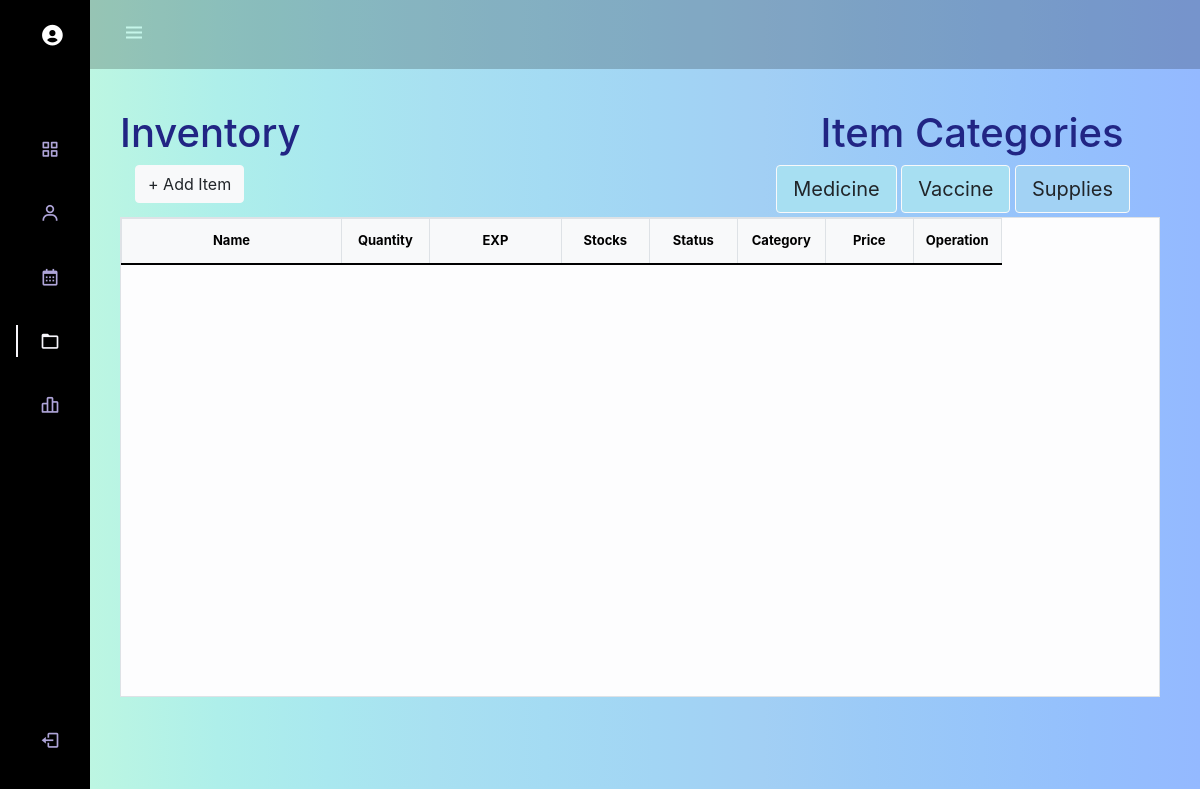
Page /MedClin/Estillore-Medical-Clinic-feature/Home/admin/inventory.php (signed in) on the earlier database version.
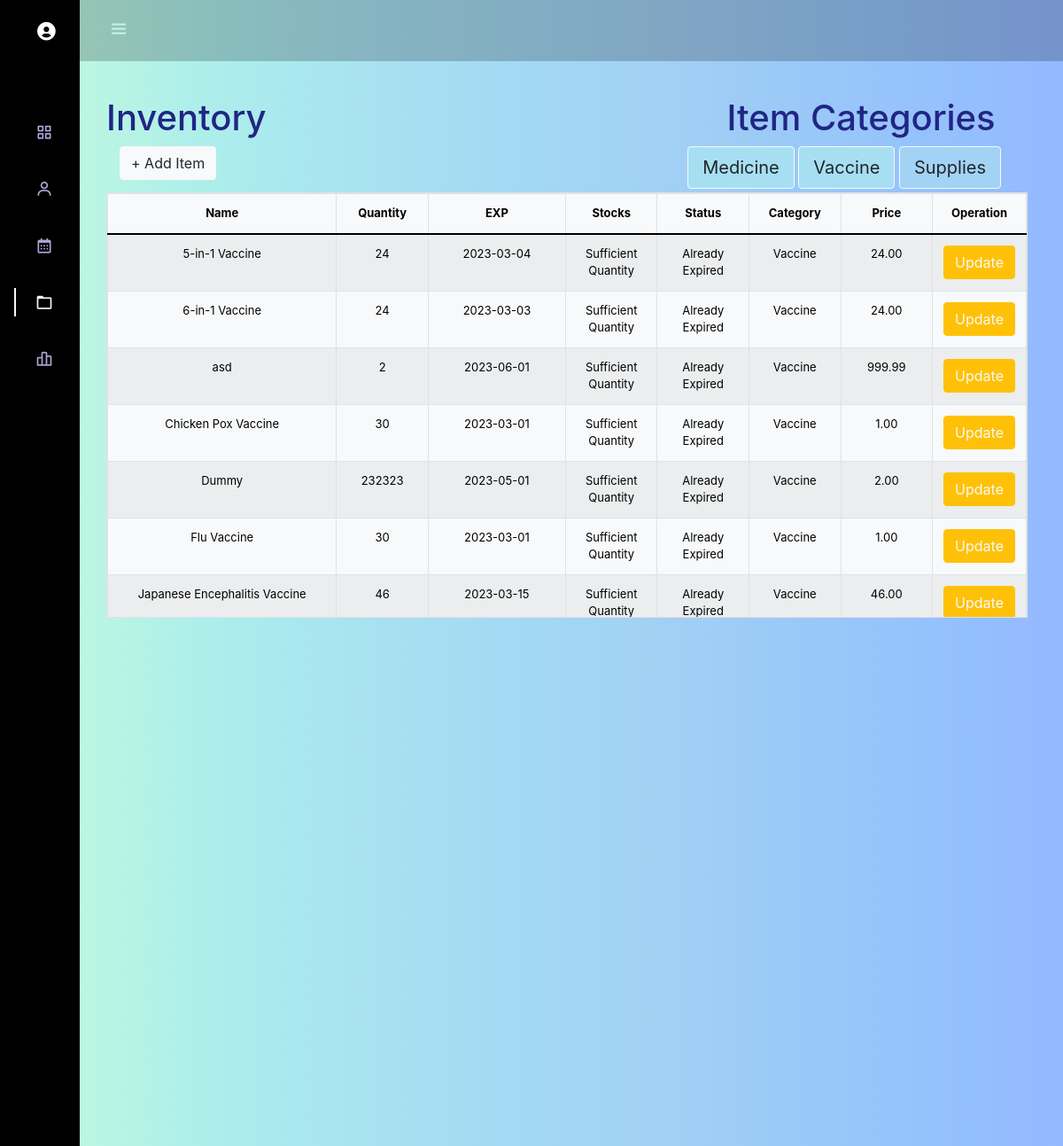
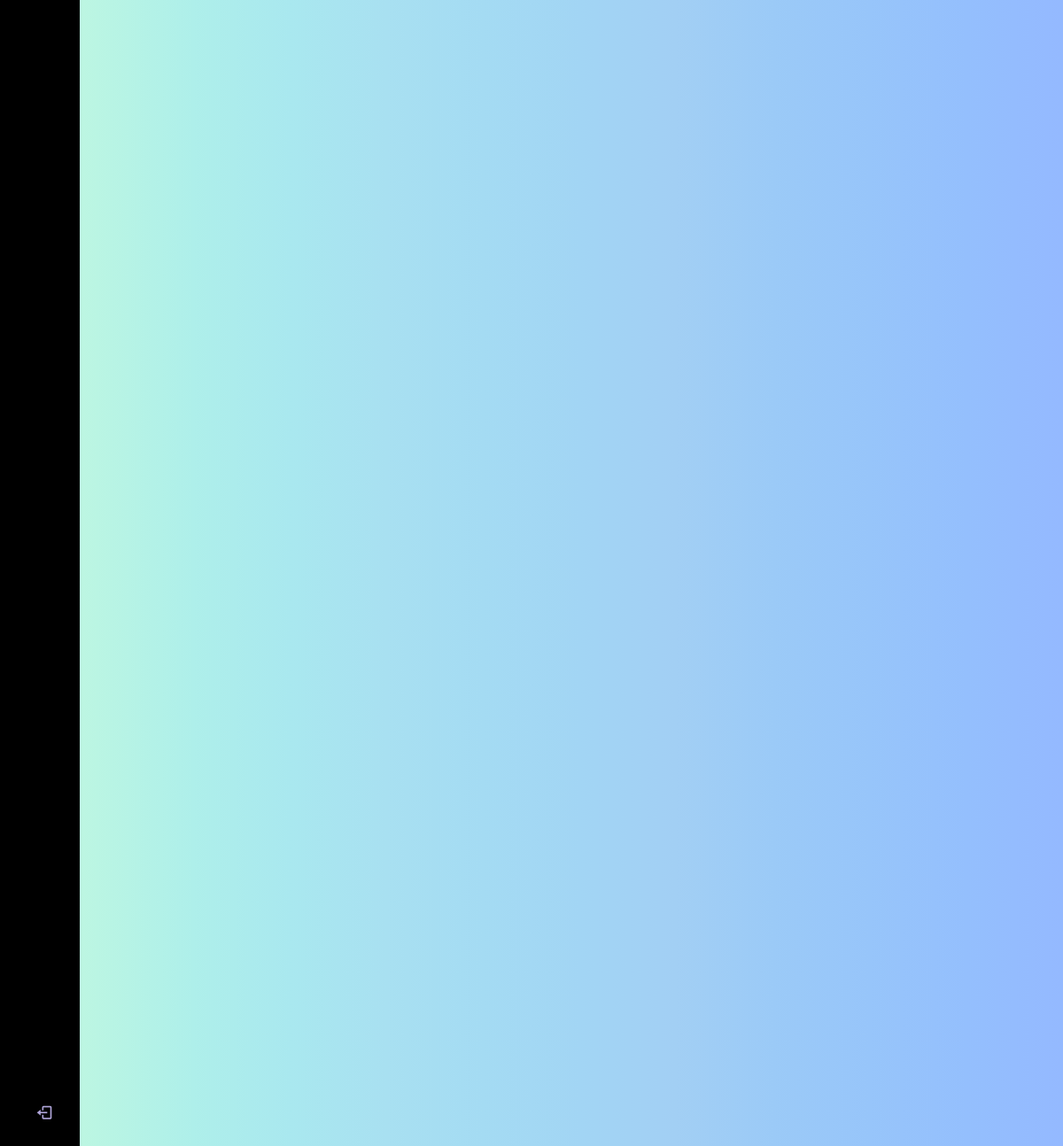
Same page on the later database version (2 pictures, top to bottom).
### tables this page shows
CREATE TABLE `vaccines` (
  `vaccine_id` bigint(20) NOT NULL,
  `name` varchar(255) DEFAULT NULL,
  `quantity` int(11) DEFAULT NULL,
  `stock_alert` int(11) NOT NULL,
  `month_alert` int(11) NOT NULL,
  `price` decimal(5,2) DEFAULT NULL,
  `exp_date` date DEFAULT NULL,
  `mnf_date` date DEFAULT NULL,
  `create_datetime` datetime DEFAULT NULL,
  `update_datetime` datetime DEFAULT NULL
);

### MedClin/Estillore-Medical-Clinic-feature/Home/admin/inventory.php (the view, shortened to what the changed rows need)
<!DOCTYPE html>
<html lang="en">
<head>
    <link rel="stylesheet" href="https://cdn.jsdelivr.net/npm/bootstrap@5.0.0-beta1/dist/css/bootstrap.min.css">
    <link rel="stylesheet" href="https://cdn.jsdelivr.net/npm/bootstrap@5.0.0-beta1/dist/js/bootstrap.bundle.min.js">
    <link rel="stylesheet" href="https://cdnjs.cloudflare.com/ajax/libs/jquery/3.2.1/jquery.min.js">
    <link rel="stylesheet" href="https://cdn.jsdelivr.net/npm/boxicons@latest/css/boxicons.min.css">
    <link rel="stylesheet" href="../stylesheets/inventory.css">
    <link href="https://cdn.jsdelivr.net/npm/bootstrap@5.3.0-alpha1/dist/css/bootstrap.min.css" rel="stylesheet">
    <link href="//maxcdn.bootstrapcdn.com/bootstrap/4.0.0/css/bootstrap.min.css" rel="stylesheet" id="bootstrap-css">
</head>
<body class="p-3 mb-2  inventory-bg text-white" id="body-pd">
    <div style="margin-left: 80px; margin-top:69px;">
        <div class="container  clearfix p-4 rounded-5">
            <div style="display: flex; flex-direction: row;">
                <h1 style="color: #212584;">Inventory</h1>
                <h1 style="color:#212584; margin-left:50%">Item Categories</h1>
            </div>
            <?php
                $localhost = "localhost";
                $root = "root";
                $password = "";
                $db = "profiles";
                $con = mysqli_connect($localhost, $root, $password, $db);
                ?>
            <table class="table table-bordered table-striped table-light text-center mt-1" style="font-size:small; height:480px; display:block; overflow-y:scroll;">
            <thead>
                <tr class="kinder-tr kinder-text-base">
                    <th scope="col" style="width:25%;">Name</th>
                    <th scope="col" style="width:10%;">Quantity</th>
                    <th scope="col" style="width:15%;">EXP</th>
                    <th scope="col" style="width:10%;">Stocks</th>
                    <th scope="col" style="width:10%;">Status</th>
                    <th scope="col" style="width:10%;">Category</th>
                    <th scope="col" style="width:10%;">Price</th>
                    <th class="thead-dark" style="width:10%;">Operation</th>
                </tr>
            </thead>
            <tbody>
                <?php
                $vaccineQuery = "SELECT vaccine_id, name, quantity, price, mnf_date, exp_date, stock_alert, month_alert,
                    CASE
                        WHEN exp_date = NOW() THEN 'Expired Today'
                        WHEN exp_date < NOW() THEN 'Already Expired'
                        WHEN exp_date = DATE_ADD(NOW(), INTERVAL month_alert MONTH) THEN 'Near Expiry'
                    END AS 'status',
                    CASE
                        WHEN quantity > stock_alert THEN 'Sufficient Quantity'
                        WHEN quantity <= stock_alert THEN 'Needs Restocking'
                        WHEN quantity = 1 THEN 'Out of Stock'
                    END AS 'stocks',
                    CASE
                        WHEN vaccine_id > 0 THEN 'Vaccine'
                    END AS 'category'
                    FROM vaccines WHERE quantity <= stock_alert OR exp_date <= DATE_ADD(NOW(), INTERVAL month_alert MONTH)
                    ORDER BY name ASC";
                $vaccineResult = $con->query($vaccineQuery);
                while ($rows = $vaccineResult->fetch_assoc()) {
                    ?>
                    <tr class="bg-light">
                        <td class="hidden-column"><?php echo $id = $rows['vaccine_id']; ?></td>
                        <td><?php echo $name = $rows['name']; ?></td>
                        <td><?php echo $quantity = $rows['quantity']; ?></td>
                        <td class="hidden-column"><?php echo $mnf_date = $rows['mnf_date']; ?></td>
                        <td><?php echo $exp_date = $rows['exp_date']; ?></td>
                        <td><?php echo $rows['stocks']; ?></td>
                        <td><?php echo $rows['status']; ?></td>
                        <td><?php echo $category = $rows['category']; ?></td>
                        <td><?php echo $price = $rows['price']; ?></td>
                        <?php
                        echo '
                        <td>
                            <button class="btn btn-warning"><a href="update.php?updateid=' . $id . '&category=' . $category . '&name=' . $name . '&quantity=' . $quantity . '&price=' . $price . '&mnf_date=' . $mnf_date . '&exp_date=' . $exp_date . '&month_alert=' . $rows['month_alert'] . '&stock_alert=' . $rows['stock_alert'] . '" class="text-light">Update</a></button>
                        </td>
                        ';
                        ?>
                    </tr>
                <?php
                }
                ?>
            </tbody>
        </table>
            <br>
        </div>
    </div>
</body>
</html>

Differences in the rows shown:
now on this page (row edited): vaccines: name "5-in-1 Vaccine", quantity "24", exp_date "2023-03-04", stocks "Sufficient Quantity", status "Already Expired", category "Vaccine", price "24.00"
now on this page (row edited): vaccines: name "6-in-1 Vaccine", quantity "24", exp_date "2023-03-03", stocks "Sufficient Quantity", status "Already Expired", category "Vaccine", price "24.00"
now on this page (row edited): vaccines: name "asd", quantity "2", exp_date "2023-06-01", stocks "Sufficient Quantity", status "Already Expired", category "Vaccine", price "999.99"
now on this page (row edited): vaccines: name "Chicken Pox Vaccine", quantity "30", exp_date "2023-03-01", stocks "Sufficient Quantity", status "Already Expired", category "Vaccine", price "1.00"
now on this page (row edited): vaccines: name "Dummy", quantity "232323", exp_date "2023-05-01", stocks "Sufficient Quantity", status "Already Expired", category "Vaccine", price "2.00"
now on this page (row edited): vaccines: name "Flu Vaccine", quantity "30", exp_date "2023-03-01", stocks "Sufficient Quantity", status "Already Expired", category "Vaccine", price "1.00"
now on this page (row edited): vaccines: name "Japanese Encephalitis Vaccine", quantity "46", exp_date "2023-03-15", stocks "Sufficient Quantity", status "Already Expired", category "Vaccine", price "46.00"
